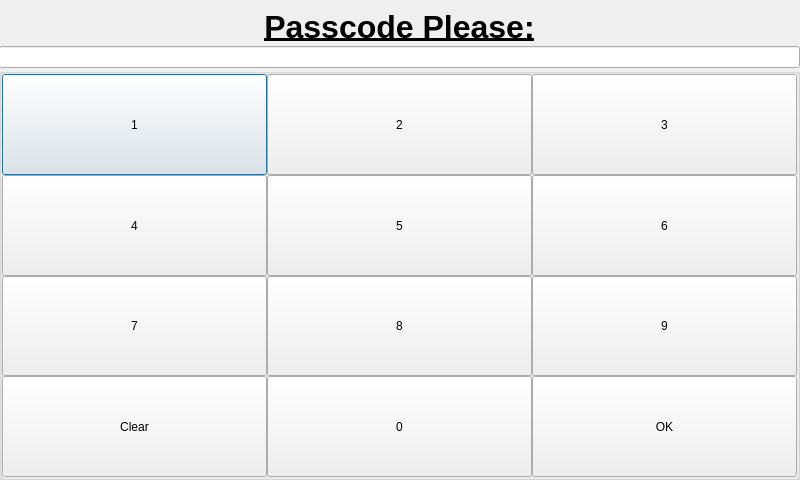
<?xml version="1.0" encoding="UTF-8"?>
<ui version="4.0">
 <class>PasscodeDialog</class>
 <widget class="QDialog" name="PasscodeDialog">
  <property name="geometry">
   <rect>
    <x>0</x>
    <y>0</y>
    <width>800</width>
    <height>480</height>
   </rect>
  </property>
  <property name="sizePolicy">
   <sizepolicy hsizetype="Expanding" vsizetype="Expanding">
    <horstretch>0</horstretch>
    <verstretch>0</verstretch>
   </sizepolicy>
  </property>
  <property name="windowTitle">
   <string>Dialog</string>
  </property>
  <widget class="QWidget" name="layoutWidget">
   <property name="geometry">
    <rect>
     <x>-1</x>
     <y>9</y>
     <width>801</width>
     <height>471</height>
    </rect>
   </property>
   <layout class="QVBoxLayout" name="verticalLayout">
    <property name="spacing">
     <number>0</number>
    </property>
    <property name="sizeConstraint">
     <enum>QLayout::SetDefaultConstraint</enum>
    </property>
    <item>
     <widget class="QLabel" name="label">
      <property name="text">
       <string>&lt;!DOCTYPE HTML PUBLIC &quot;-//W3C//DTD HTML 4.0//EN&quot; &quot;http://www.w3.org/TR/REC-html40/strict.dtd&quot;&gt;
&lt;html&gt;&lt;head&gt;&lt;meta name=&quot;qrichtext&quot; content=&quot;1&quot; /&gt;&lt;style type=&quot;text/css&quot;&gt;
p, li { white-space: pre-wrap; }
&lt;/style&gt;&lt;/head&gt;&lt;body style=&quot; font-family:'Sans'; font-size:10pt; font-weight:400; font-style:normal;&quot;&gt;
&lt;p style=&quot; margin-top:0px; margin-bottom:0px; margin-left:0px; margin-right:0px; -qt-block-indent:0; text-indent:0px;&quot;&gt;&lt;span style=&quot; font-size:24pt; font-weight:600; text-decoration: underline;&quot;&gt;Passcode Please:&lt;/span&gt;&lt;/p&gt;&lt;/body&gt;&lt;/html&gt;</string>
      </property>
      <property name="scaledContents">
       <bool>false</bool>
      </property>
      <property name="alignment">
       <set>Qt::AlignCenter</set>
      </property>
     </widget>
    </item>
    <item>
     <widget class="QLineEdit" name="lineEdit">
      <property name="echoMode">
       <enum>QLineEdit::Password</enum>
      </property>
      <property name="alignment">
       <set>Qt::AlignCenter</set>
      </property>
     </widget>
    </item>
    <item>
     <widget class="QGroupBox" name="groupBox">
      <property name="title">
       <string/>
      </property>
      <layout class="QGridLayout" name="gridLayout">
       <property name="margin">
        <number>0</number>
       </property>
       <property name="spacing">
        <number>0</number>
       </property>
       <item row="0" column="0">
        <widget class="QPushButton" name="pushButton">
         <property name="sizePolicy">
          <sizepolicy hsizetype="Expanding" vsizetype="Expanding">
           <horstretch>0</horstretch>
           <verstretch>0</verstretch>
          </sizepolicy>
         </property>
         <property name="text">
          <string>1</string>
         </property>
        </widget>
       </item>
       <item row="0" column="1">
        <widget class="QPushButton" name="pushButton_2">
         <property name="sizePolicy">
          <sizepolicy hsizetype="Expanding" vsizetype="Expanding">
           <horstretch>0</horstretch>
           <verstretch>0</verstretch>
          </sizepolicy>
         </property>
         <property name="text">
          <string>2</string>
         </property>
        </widget>
       </item>
       <item row="0" column="2">
        <widget class="QPushButton" name="pushButton_3">
         <property name="sizePolicy">
          <sizepolicy hsizetype="Expanding" vsizetype="Expanding">
           <horstretch>0</horstretch>
           <verstretch>0</verstretch>
          </sizepolicy>
         </property>
         <property name="text">
          <string>3</string>
         </property>
        </widget>
       </item>
       <item row="1" column="0">
        <widget class="QPushButton" name="pushButton_4">
         <property name="sizePolicy">
          <sizepolicy hsizetype="Expanding" vsizetype="Expanding">
           <horstretch>0</horstretch>
           <verstretch>0</verstretch>
          </sizepolicy>
         </property>
         <property name="text">
          <string>4</string>
         </property>
        </widget>
       </item>
       <item row="1" column="1">
        <widget class="QPushButton" name="pushButton_5">
         <property name="sizePolicy">
          <sizepolicy hsizetype="Expanding" vsizetype="Expanding">
           <horstretch>0</horstretch>
           <verstretch>0</verstretch>
          </sizepolicy>
         </property>
         <property name="text">
          <string>5</string>
         </property>
        </widget>
       </item>
       <item row="1" column="2">
        <widget class="QPushButton" name="pushButton_6">
         <property name="sizePolicy">
          <sizepolicy hsizetype="Expanding" vsizetype="Expanding">
           <horstretch>0</horstretch>
           <verstretch>0</verstretch>
          </sizepolicy>
         </property>
         <property name="text">
          <string>6</string>
         </property>
        </widget>
       </item>
       <item row="2" column="0">
        <widget class="QPushButton" name="pushButton_7">
         <property name="sizePolicy">
          <sizepolicy hsizetype="Expanding" vsizetype="Expanding">
           <horstretch>0</horstretch>
           <verstretch>0</verstretch>
          </sizepolicy>
         </property>
         <property name="text">
          <string>7</string>
         </property>
        </widget>
       </item>
       <item row="2" column="1">
        <widget class="QPushButton" name="pushButton_8">
         <property name="sizePolicy">
          <sizepolicy hsizetype="Expanding" vsizetype="Expanding">
           <horstretch>0</horstretch>
           <verstretch>0</verstretch>
          </sizepolicy>
         </property>
         <property name="text">
          <string>8</string>
         </property>
        </widget>
       </item>
       <item row="2" column="2">
        <widget class="QPushButton" name="pushButton_9">
         <property name="sizePolicy">
          <sizepolicy hsizetype="Expanding" vsizetype="Expanding">
           <horstretch>0</horstretch>
           <verstretch>0</verstretch>
          </sizepolicy>
         </property>
         <property name="text">
          <string>9</string>
         </property>
        </widget>
       </item>
       <item row="3" column="1">
        <widget class="QPushButton" name="pushButton_10">
         <property name="sizePolicy">
          <sizepolicy hsizetype="Expanding" vsizetype="Expanding">
           <horstretch>0</horstretch>
           <verstretch>0</verstretch>
          </sizepolicy>
         </property>
         <property name="text">
          <string>0</string>
         </property>
        </widget>
       </item>
       <item row="3" column="0">
        <widget class="QPushButton" name="pushButton_11">
         <property name="sizePolicy">
          <sizepolicy hsizetype="Expanding" vsizetype="Expanding">
           <horstretch>0</horstretch>
           <verstretch>0</verstretch>
          </sizepolicy>
         </property>
         <property name="text">
          <string>Clear</string>
         </property>
        </widget>
       </item>
       <item row="3" column="2">
        <widget class="QPushButton" name="pushButton_12">
         <property name="sizePolicy">
          <sizepolicy hsizetype="Expanding" vsizetype="Expanding">
           <horstretch>0</horstretch>
           <verstretch>0</verstretch>
          </sizepolicy>
         </property>
         <property name="text">
          <string>OK</string>
         </property>
        </widget>
       </item>
      </layout>
     </widget>
    </item>
   </layout>
  </widget>
 </widget>
 <tabstops>
  <tabstop>lineEdit</tabstop>
  <tabstop>pushButton</tabstop>
  <tabstop>pushButton_2</tabstop>
  <tabstop>pushButton_3</tabstop>
  <tabstop>pushButton_4</tabstop>
  <tabstop>pushButton_5</tabstop>
  <tabstop>pushButton_6</tabstop>
  <tabstop>pushButton_7</tabstop>
  <tabstop>pushButton_8</tabstop>
  <tabstop>pushButton_9</tabstop>
  <tabstop>pushButton_10</tabstop>
  <tabstop>pushButton_11</tabstop>
 </tabstops>
 <resources/>
 <connections>
  <connection>
   <sender>pushButton_11</sender>
   <signal>clicked()</signal>
   <receiver>lineEdit</receiver>
   <slot>clear()</slot>
   <hints>
    <hint type="sourcelabel">
     <x>114</x>
     <y>396</y>
    </hint>
    <hint type="destinationlabel">
     <x>298</x>
     <y>64</y>
    </hint>
   </hints>
  </connection>
  <connection>
   <sender>pushButton_12</sender>
   <signal>clicked()</signal>
   <receiver>PasscodeDialog</receiver>
   <slot>accept()</slot>
   <hints>
    <hint type="sourcelabel">
     <x>584</x>
     <y>408</y>
    </hint>
    <hint type="destinationlabel">
     <x>521</x>
     <y>461</y>
    </hint>
   </hints>
  </connection>
 </connections>
</ui>
